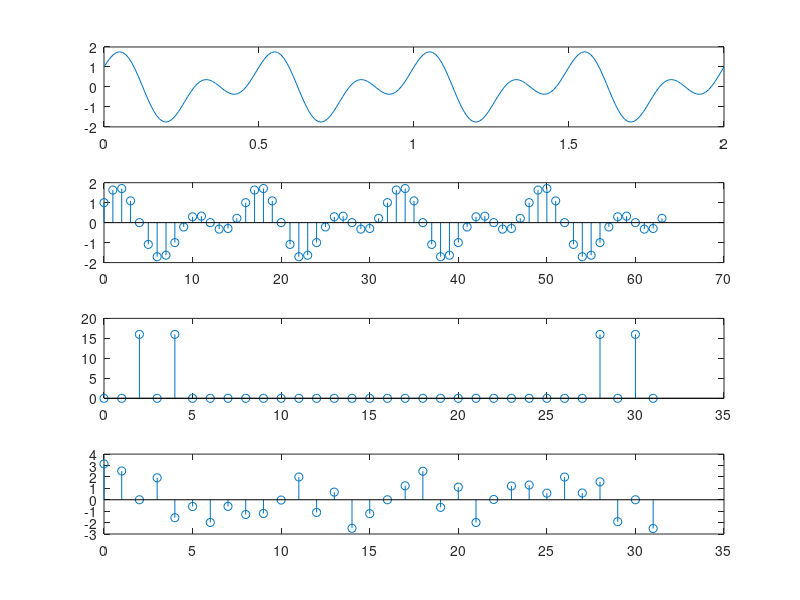

This figure's MATLAB source:
t=0:0.01:2;
xt = cos(4*pi*t) + sin(8*pi*t);

figure(2);
%第一题
subplot(411);
plot(t,xt);
%第二题 fmin = 8
fs = 32;
T = 1/fs;
n = 0:2*32-1;
xn = cos(4*pi*n*T) + sin(8*pi*n*T);
subplot(412);
stem(0:length(n)-1,xn);

xn_my = fft(xn,32);
subplot(413);
stem(0:length(xn_my)-1,abs(xn_my));

subplot(414);
stem(0:length(xn_my)-1,angle(xn_my));